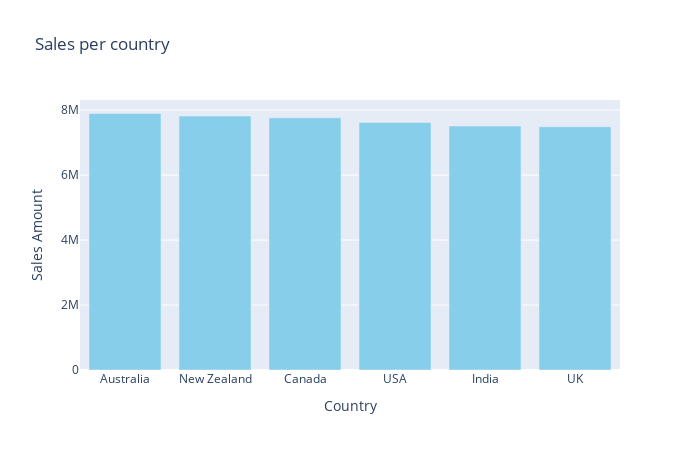

Notebook source saved alongside this figure:
### Code cell
fig = px.bar(
    sales_country,
    x="Country",
    y="Sales_Amount",
    title="Sales per country",
    color_discrete_sequence=["skyblue"]
   
   
)
fig.update_layout(
    width=700, 
    height=450,
    xaxis_title="Country",
    yaxis_title="Sales Amount"
    
    
)
fig.show()

### Figure 1 — Plotly figure (JSON) as saved in the notebook; plotly's stock layout.template omitted (floating-point values rounded to 4 significant figures)
{"data": [{"alignmentgroup": "True", "hovertemplate": "Country=%{x}<br>Sales_Amount=%{y}<extra></extra>", "legendgroup": "", "marker": {"color": "skyblue", "pattern": {"shape": ""}}, "name": "", "offsetgroup": "", "orientation": "v", "showlegend": false, "textposition": "auto", "type": "bar", "x": ["Australia", "New Zealand", "Canada", "USA", "India", "UK"], "xaxis": "x", "y": [7895097, 7815955, 7761551, 7618989, 7507710, 7487585], "yaxis": "y"}], "layout": {"barmode": "relative", "height": 450, "legend": {"tracegroupgap": 0}, "title": {"text": "Sales per country"}, "width": 700, "xaxis": {"anchor": "y", "autorange": true, "domain": [0, 1], "range": [-0.5, 5.5], "title": {"text": "Country"}, "type": "category"}, "yaxis": {"anchor": "x", "autorange": true, "domain": [0, 1], "range": [0, 8311000.0], "title": {"text": "Sales Amount"}, "type": "linear"}}}
